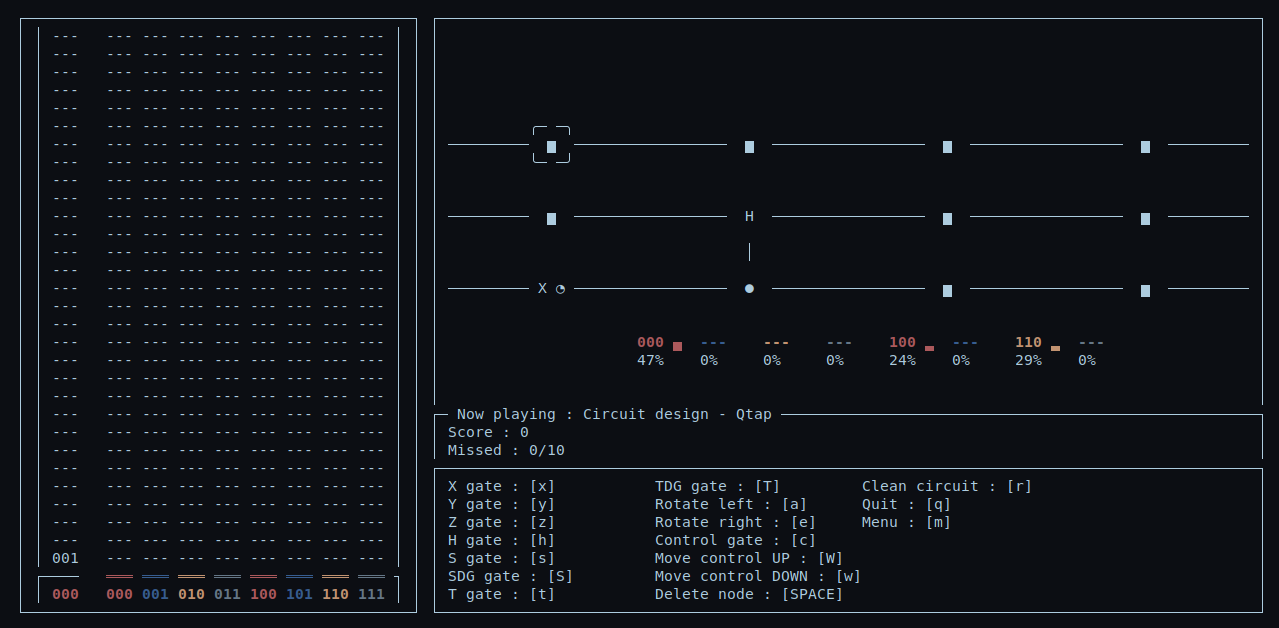
#> input picture assets/circuit_design.png, 1279 x 628 px
$ python -i asciify.py   (imports and definitions only)
#> lines starting #> are read from the running program, lines starting #| are printed output that depends on the picture
#> in to_ascii, image is the input picture: PIL image 1279x628 RGB; mean R, G, B 16.4, 19.1, 24.4
from PIL import Image
import PIL.ImageOps

ASCII_CHARS = ['.', ',', ':', ';', '+', '*', '?', '%', 'S', '#', '@']
ASCII_CHARS = ASCII_CHARS[::-1]

'''
method resize():
    - takes as parameters the image, and the final width
    - resizes the image into the final width while maintaining aspect ratio
'''


def resize(image, new_width=100):
#> called with new_width = 100
    (old_width, old_height) = image.size
#> old_width = 1279; old_height = 628
    aspect_ratio = float(old_height) / float(old_width)
#> aspect_ratio = 0.491
    new_height = int(aspect_ratio * new_width)
#> new_height = 49
    new_dim = (new_width, new_height)
#> new_dim = (100, 49)
    new_image = image.resize(new_dim)
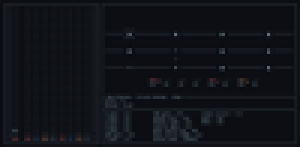
#> new_image: PIL image 100x49 RGB (shown 3 times larger); mean R, G, B 16.4, 19.1, 24.5
    return new_image


'''
method grayscalify():
    - takes an image as a parameter
    - returns the grayscale version of image
'''


def grayscalify(image):
    return image.convert('L')


'''
method modify():
    - replaces every pixel with a character whose intensity is similar
'''


def modify(image, buckets=25):
    initial_pixels = list(image.getdata())
    new_pixels = [ASCII_CHARS[pixel_value // buckets] for pixel_value in initial_pixels]
    return ''.join(new_pixels)


'''
method to_ascii():
    - does all the work by calling all the above functions
'''


def to_ascii(image_path, new_width=100):
    image = Image.open(image_path)
    image = resize(image, new_width=new_width)
    image = grayscalify(image)
    image = PIL.ImageOps.invert(image)
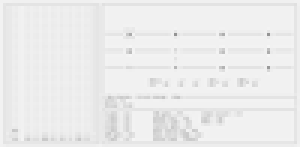
#> image: PIL image 100x49 L (shown 3 times larger); min 148, max 246, mean 236.1

    pixels = modify(image)
#> in modify, `initial_pixels = list(image.getdata())`: initial_pixels = 4900 values, max 246 at index 1589, min 148 at index 1158, mean 236.1
#> in modify, `new_pixels = [ASCII_CHARS[pixel_value // buckets] for pixel_value in i..`: new_pixels = 4900 items, first 6: ',', ',', ',', ',', ',', ','
    len_pixels = len(pixels)
#> len_pixels = 4900

    # Construct the image from the character list
    new_image = [pixels[index:index + new_width] for index in range(0, len_pixels, new_width)]
#> new_image = 49 items

    return '\n'.join(new_image)

>>> result = to_ascii('../assets/circuit_design.png')

$ run again, on assets/variations_1.png
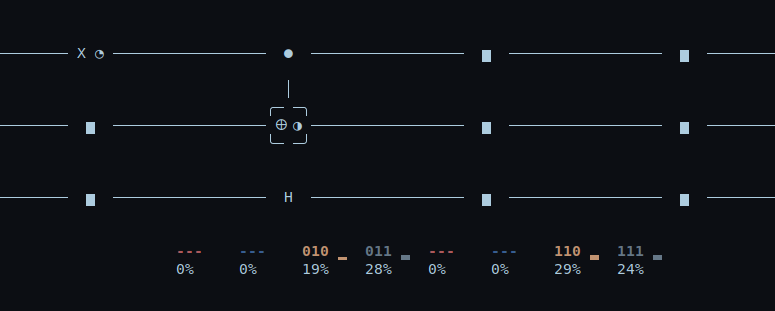
#> input picture assets/variations_1.png, 775 x 311 px
#> in to_ascii, image is the input picture: PIL image 775x311 RGB; mean R, G, B 14.8, 17.1, 22.3
#> in resize, `new_image = image.resize(new_dim)`:
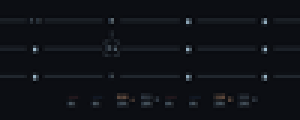
#> new_image: PIL image 100x40 RGB (shown 3 times larger); mean R, G, B 14.7, 17.2, 22.3
#> in to_ascii, `image = PIL.ImageOps.invert(image)`:
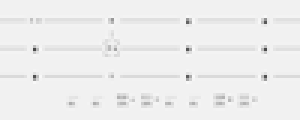
#> image: PIL image 100x40 L (shown 3 times larger); min 73, max 249, mean 238
#> initial_pixels = 4000 values, max 249 at index 1664, min 73 at index 1611, mean 238
#> new_pixels = 4000 items, first 6: ',', ',', ',', ',', ',', ','
#> len_pixels = 4000
#> in to_ascii, `new_image = [pixels[index:index + new_width] for index in range(0, len..`: new_image = 40 items
